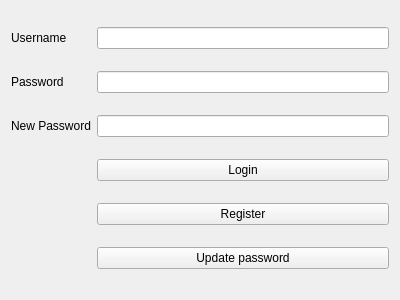
<?xml version="1.0" encoding="UTF-8"?>
<ui version="4.0">
 <class>Form</class>
 <widget class="QWidget" name="Form">
  <property name="geometry">
   <rect>
    <x>0</x>
    <y>0</y>
    <width>400</width>
    <height>300</height>
   </rect>
  </property>
  <property name="windowTitle">
   <string>Form</string>
  </property>
  <layout class="QGridLayout" name="gridLayout">
   <item row="3" column="2">
    <widget class="QPushButton" name="login_btn">
     <property name="text">
      <string>Login</string>
     </property>
    </widget>
   </item>
   <item row="0" column="2">
    <widget class="QLineEdit" name="username"/>
   </item>
   <item row="1" column="0">
    <widget class="QLabel" name="label_2">
     <property name="text">
      <string>Password</string>
     </property>
    </widget>
   </item>
   <item row="5" column="2">
    <widget class="QPushButton" name="update_btn">
     <property name="text">
      <string>Update password</string>
     </property>
    </widget>
   </item>
   <item row="1" column="2">
    <widget class="QLineEdit" name="password">
     <property name="text">
      <string/>
     </property>
     <property name="echoMode">
      <enum>QLineEdit::Normal</enum>
     </property>
    </widget>
   </item>
   <item row="4" column="2">
    <widget class="QPushButton" name="register_btn">
     <property name="text">
      <string>Register</string>
     </property>
    </widget>
   </item>
   <item row="2" column="0">
    <widget class="QLabel" name="label_3">
     <property name="text">
      <string>New Password</string>
     </property>
    </widget>
   </item>
   <item row="0" column="0">
    <widget class="QLabel" name="label">
     <property name="text">
      <string>Username</string>
     </property>
    </widget>
   </item>
   <item row="2" column="2">
    <widget class="QLineEdit" name="new_pwd"/>
   </item>
  </layout>
 </widget>
 <resources/>
 <connections/>
</ui>
